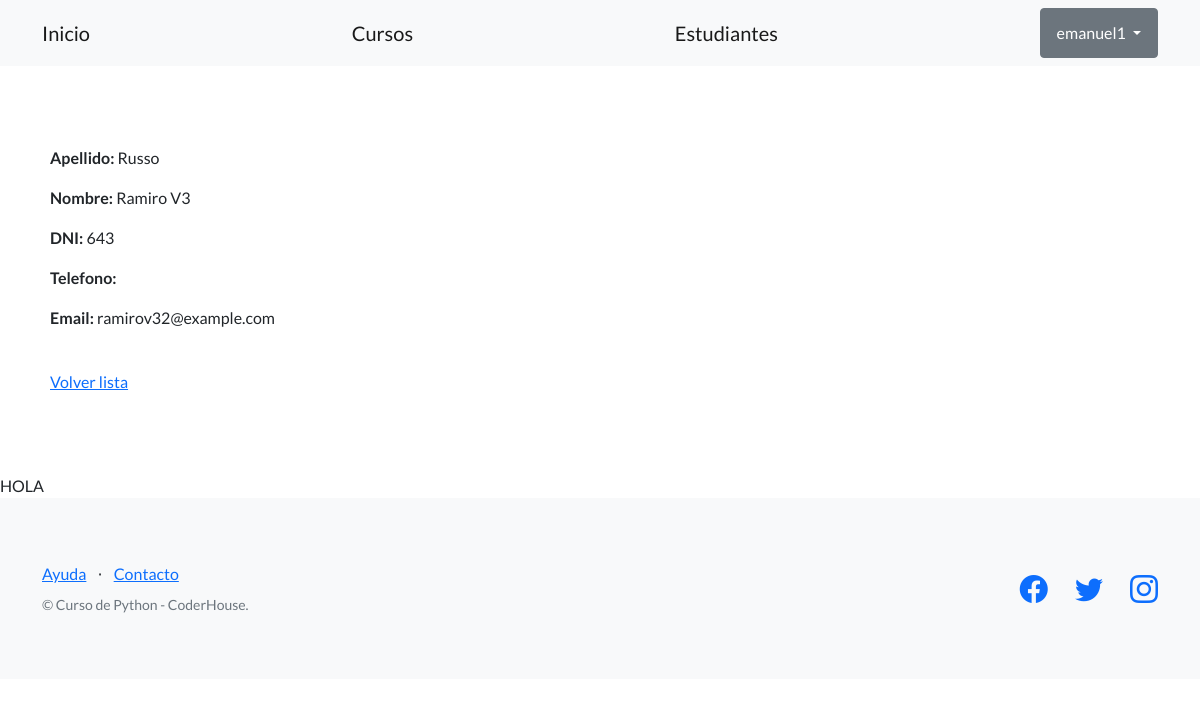
The app's page /estudios/estudiantes/1 (signed in) with its own data.
### control_estudios/models.py (models this page shows, shortened)
class Estudiante(models.Model):
    apellido = models.CharField(max_length=256)
    nombre = models.CharField(max_length=256)
    email = models.EmailField(blank=True)
    telefono = models.CharField(max_length=20, blank=True)
    dni = models.CharField(max_length=32)
    fecha_nacimiento = models.DateField(blank=True)
    creador = models.ForeignKey(User, on_delete=models.SET_NULL, null=True)

### control_estudios/views.py (the view)
# urls.py: path("estudiantes/<int:pk>", EstudianteDetailView.as_view(), name="ver_estudiante"),
class EstudianteDetailView(LoginRequiredMixin, DetailView):
    model = Estudiante

### control_estudios/templates/control_estudios/estudiante_detail.html
{% extends "control_estudios/base.html" %}
{% block contenido %}
<p>
    <strong>Apellido: </strong> {{object.apellido}}
</p>
<p>
    <strong>Nombre: </strong> {{object.nombre}}
</p>
<p>
    <strong>DNI: </strong> {{object.dni}}
</p>
<p>
    <strong>Telefono: </strong> {{object.telefono}}
</p>
<p>
    <strong>Email: </strong> {{object.email}}
</p>
<br>
<a href="{% url 'lista_estudiantes' %}">Volver lista</a>
{% endblock contenido %}

### control_estudios/templates/control_estudios/base.html (shortened to what this page needs)
{% load static %}
<!DOCTYPE html>
<html lang="en">
    <head>
        <link href="https://cdn.jsdelivr.net/npm/bootstrap-icons@1.5.0/font/bootstrap-icons.css" rel="stylesheet" type="text/css" />
        <link href ="{% static 'css/styles.css' %}" rel ="stylesheet" />
    </head>
    <body>
        <nav class="navbar navbar-light bg-light static-top">
            <div class="container">
                <a class="navbar-brand" href="{% url 'inicio' %}">Inicio</a>
                <a class="navbar-brand" href="{% url 'lista_cursos' %}">Cursos</a>
                <a class="navbar-brand" href="{% url 'lista_estudiantes' %}">Estudiantes</a>
                {% if user.is_authenticated %}
                <div class="dropdown">
                    <button class="btn btn-secondary dropdown-toggle" type="button" id="dropdownMenuButton1" data-bs-toggle="dropdown" aria-expanded="false">
                        <div style="display: inline-flex;">
                            <span>{{ user.username }}</span>
                        </div>
                    </button>
                    </div>
                </div>
                {% else %}
                <a class="btn btn-primary" href="{% url 'login' %}">Iniciar sesión</a>
                <a class="btn btn-success" href="{% url 'registro' %}">Crear nueva cuenta</a>
                {% endif %}
        </nav>
        <section style="padding:80px 50px;">
            {% block contenido %}
            {% endblock contenido %}
        </section>
        <div>HOLA {{ usuario }} </div>
        <footer class="footer bg-light">
            <div class="container">
                <div class="row">
                    <div class="col-lg-6 h-100 text-center text-lg-start my-auto">
                        <ul class="list-inline mb-2">
                            <li class="list-inline-item"><a href="#!">Ayuda</a></li>
                            <li class="list-inline-item">⋅</li>
                            <li class="list-inline-item"><a href="#!">Contacto</a></li>
                        </ul>
                        <p class="text-muted small mb-4 mb-lg-0">&copy; Curso de Python - CoderHouse.</p>
                    </div>
                    <div class="col-lg-6 h-100 text-center text-lg-end my-auto">
                        <ul class="list-inline mb-0">
                            <li class="list-inline-item me-4">
                                <a href="#!"><i class="bi-facebook fs-3"></i></a>
                            </li>
                            <li class="list-inline-item me-4">
                                <a href="https://twitter.com/coderhouse"><i class="bi-twitter fs-3"></i></a>
                            </li>
                            <li class="list-inline-item">
                                <a href="https://www.instagram.com/coderhouse/?hl=es"><i class="bi-instagram fs-3"></i></a>
                            </li>
                        </ul>
                    </div>
                </div>
            </div>
        </footer>
    </body>
</html>

### records on screen
Estudiante: apellido "Russo", nombre "Ramiro V3", dni "643", email "ramirov32@example.com"

### other values on screen
{{ user.username }} "emanuel1"
